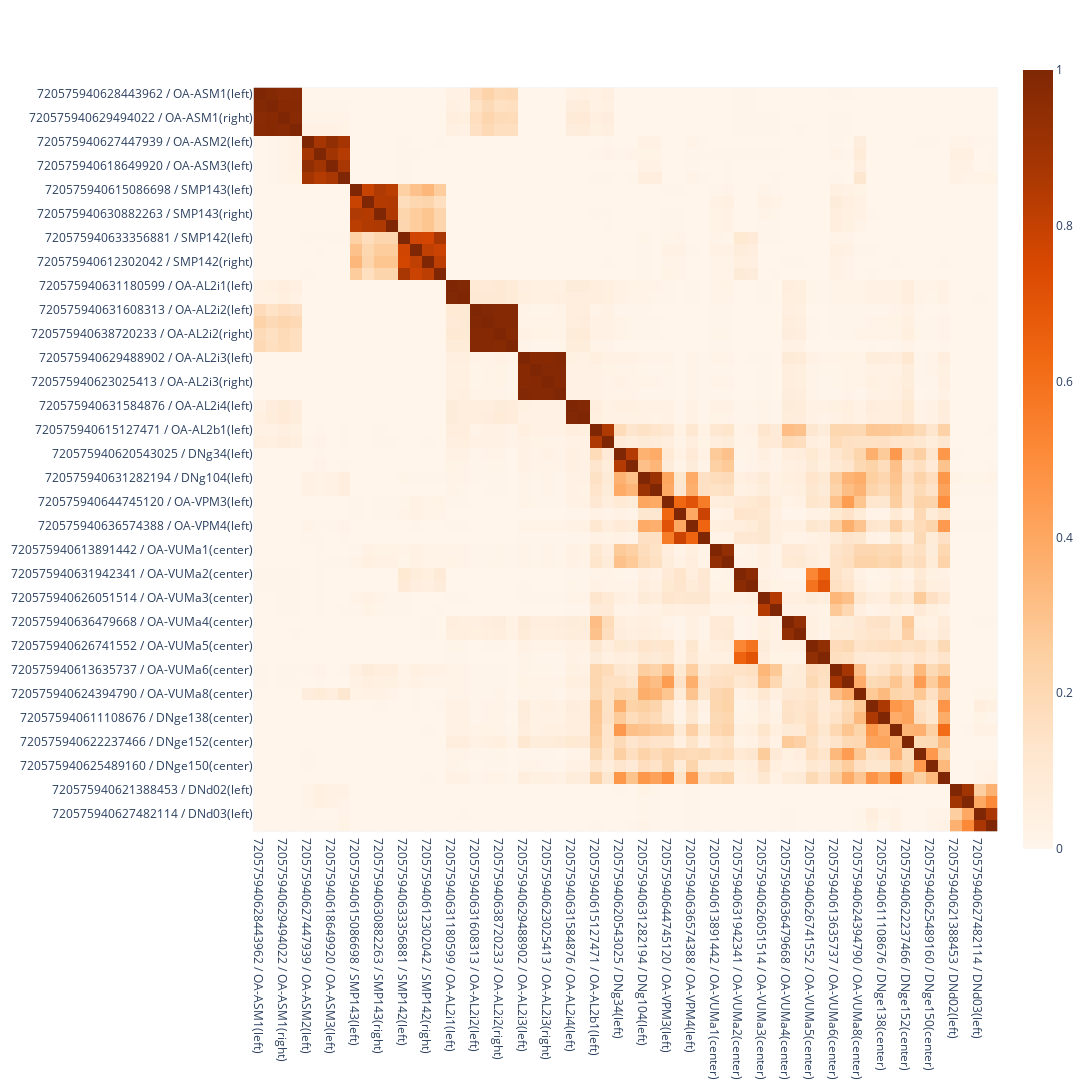

This figure's notebook cell:
### Code cell
# Get heatmap showing cosine similarity between individual cells.
fig = px.imshow(
    cos_df,
    x=[af.get_label(id_) for id_ in cos_df.columns],
    y=[af.get_label(id_) for id_ in cos_df.index],
    color_continuous_scale="Oranges",
    zmin=0,
    zmax=1,
    aspect="equal",
    height=2000,
    width=2000,
)

fig.show()
